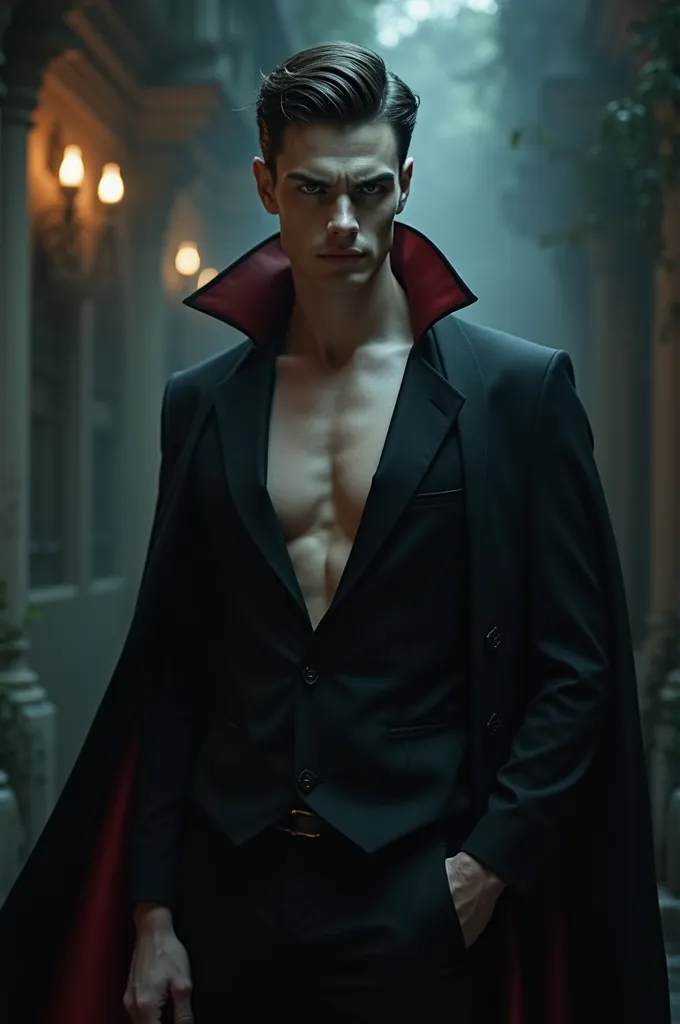
#> input picture img2.bmp, 680 x 1024 px, found by its file name
$ python irange.py
#> lines starting #> are read from the running program, lines starting #| are printed output that depends on the picture; after the words box and inside, x2 and y2 are one past the last pixel; in counts of white or black regions, pixels touching at a corner belong together
import cv2
import numpy as np

folder = "/home/test/Desktop/opencv/opencv/cppOpen/build/data/"

# 첫 번째 이미지 읽기 (컬러로)
src = cv2.imread(folder + "img2.bmp", cv2.IMREAD_COLOR)
#> src is the input picture: shape (1024, 680, 3); mean B, G, R 44, 44.8, 36.6

if src is None:
    print("이미지를 열 수 없거나 찾을 수 없습니다!")
    exit(-1)

# 이미지 색 공간 변환 (BGR -> HSV)
hsv = cv2.cvtColor(src, cv2.COLOR_BGR2HSV)
#> hsv: shape (1024, 680, 3); mean H, S, V 83.7, 97.4, 49

# Hue 범위 설정
lower_hue = 40  # 하한
upper_hue = 80   # 상한

# Hue 범위에 해당하는 마스크 생성
dst = cv2.inRange(hsv, (lower_hue, 5, 0), (upper_hue, 255, 255))
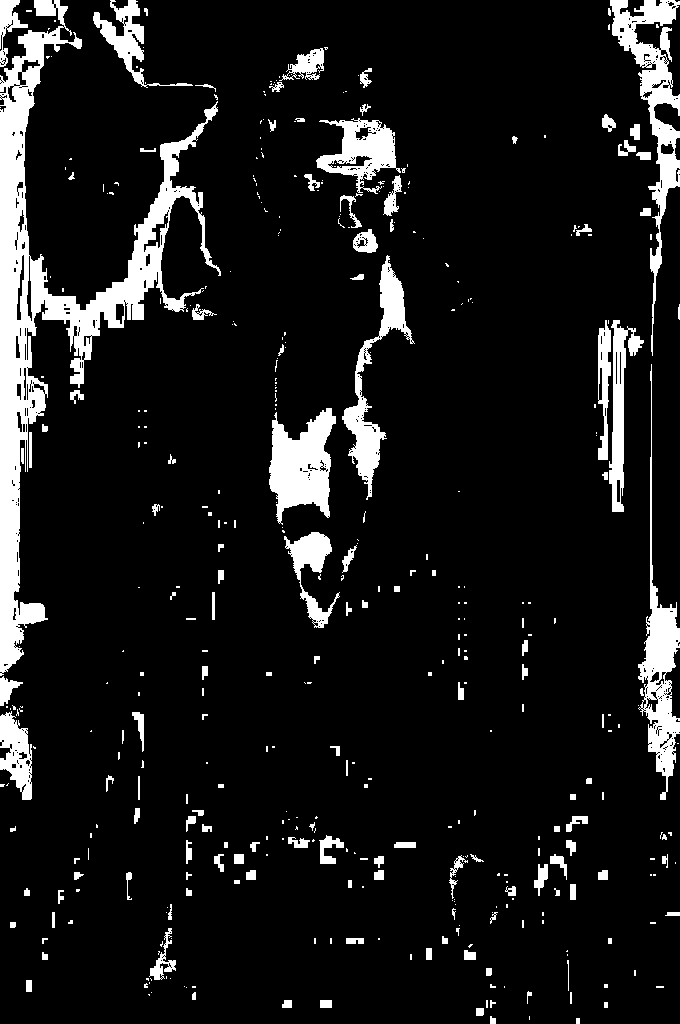
#> dst: shape (1024, 680); 10% white; 422 white regions (278 under 20 px), largest, box (x1, y1, x2, y2) and area: (0, 0, 221, 676) 25820, (610, 0, 680, 356) 5703, (638, 364, 680, 800) 4820

# 원본 이미지와 필터링된 이미지를 표시
cv2.imshow("Original Image", src)
cv2.imshow("Filtered Image", dst)

cv2.waitKey(0)  # 키 입력 대기
cv2.destroyAllWindows()
